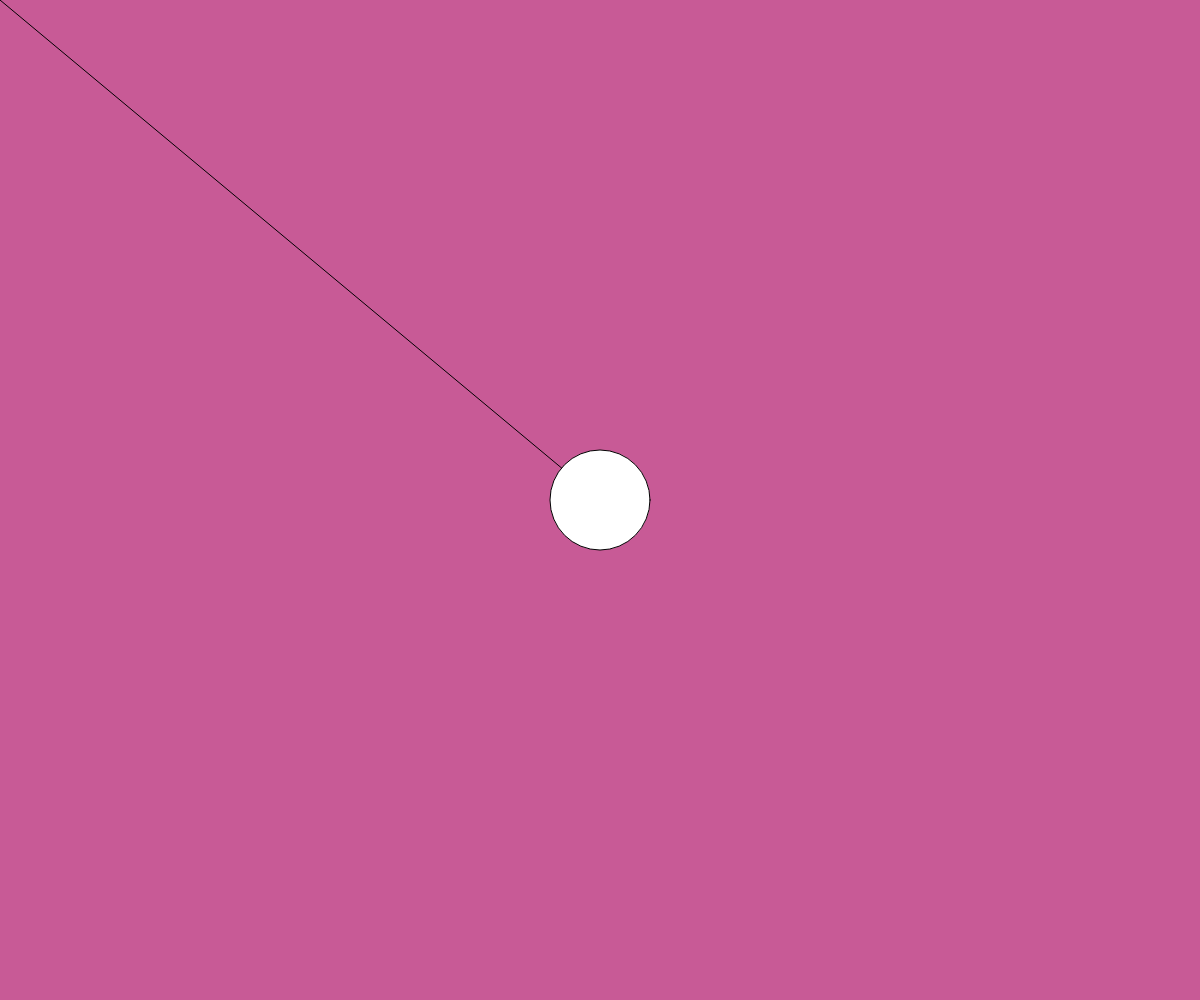
Frame 1 (no input)
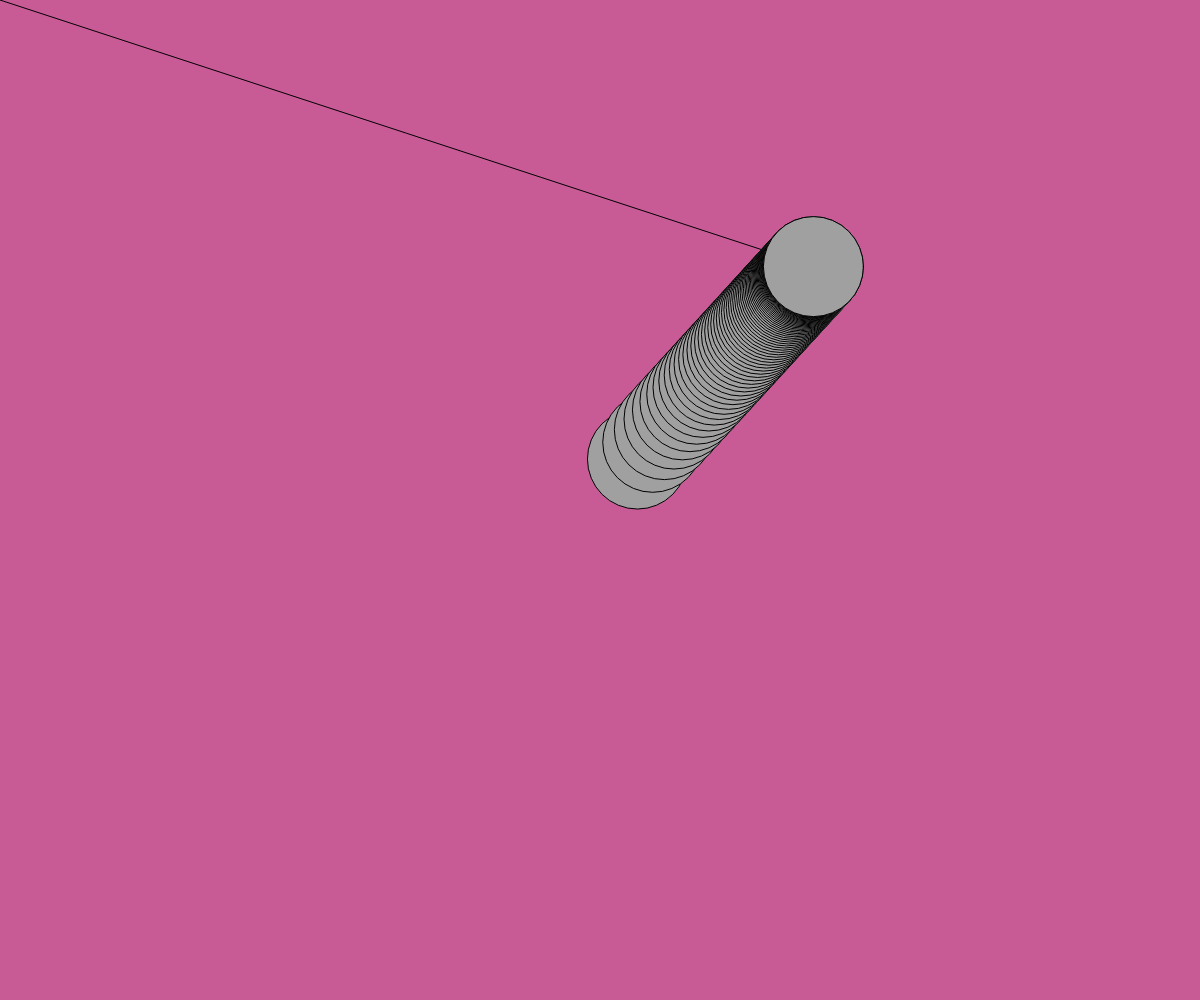
Frame 60 (no input)
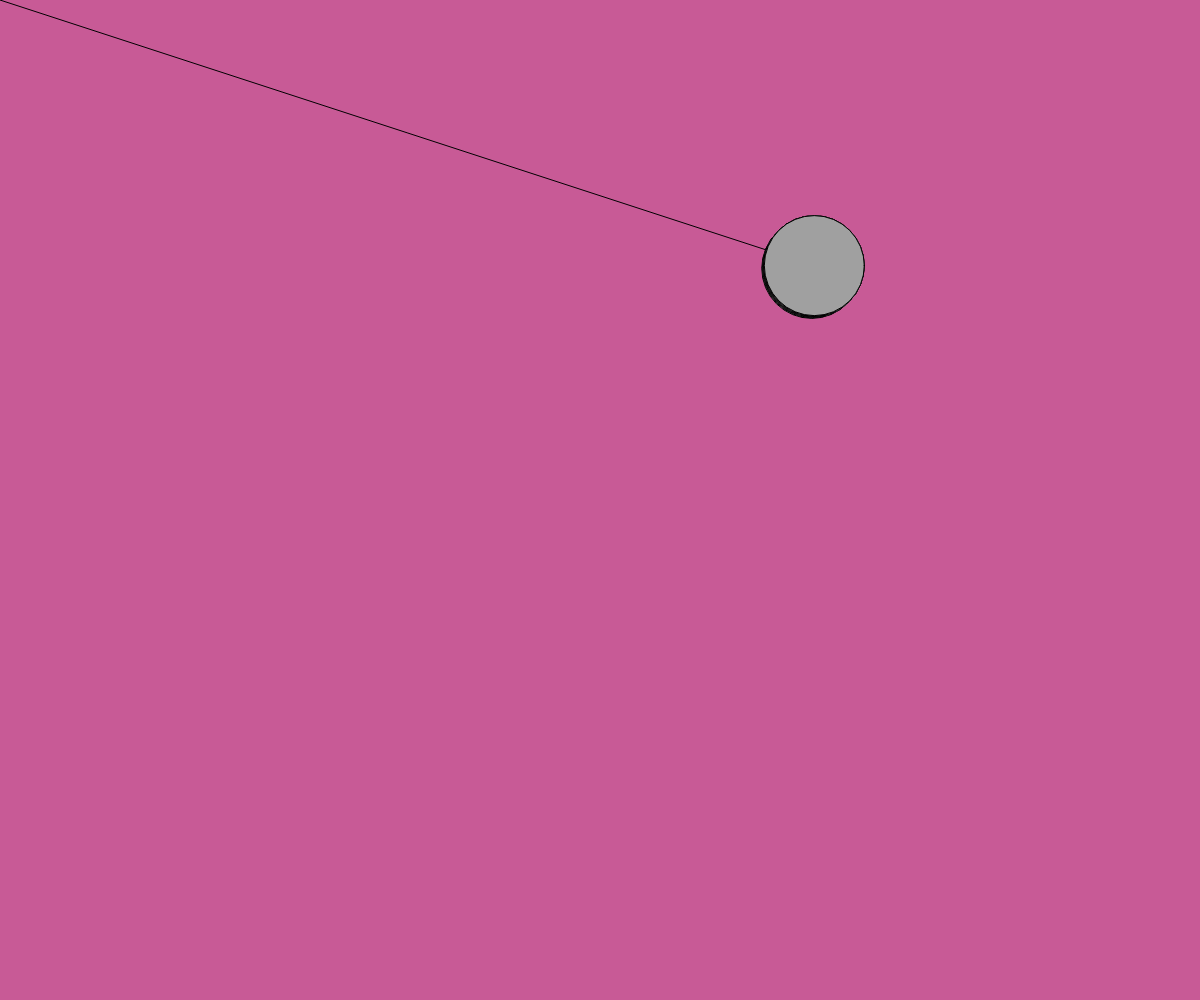
Frame 120 (the mouse pressed at the canvas centre since frame 60)

The p5.js sketch that drew these frames (run headless with seeded random() and noise() and a simulated clock; from frame 60 on, the mouse is pressed at the canvas centre):

// p5.js sketch
// ── sketch.js
// タカハトゲームのシミュレータ
const STEP = 65;
const R = 100;
const MAX_WAIT = 150;

let creature;

function setup() {
  createCanvas(windowWidth, windowHeight);
  creature = new Creature();
}

function draw() {
  background(200,90,150);
  creature.move();
  creature.draw();
}

// ── lib.js
function easing(x) {
  return sqrt(1 - (x - 1) ** 2);
}

class Creature {
  constructor() {
    // 画面中央
    this.p = createVector(windowWidth / 2, windowHeight / 2);
    this.path = [];
    this.wait = [];
  }
  move() {
    if (this.path.length > 0) {
      // １フレーム移動
      this.p = this.path.shift();
      this.wait.push(this.p);
    } else if (this.wait.length > 0) {
      // その場で待つ
      this.wait.shift();
    } else {
      // STEPフレームの移動を決める
      const x = random(R, windowWidth - R);
      const y = random(R, windowHeight - R);
      const q = createVector(x, y);
      for (let i = 1; i <= STEP; i++) {
        const x = i / STEP;
        this.path.push(p5.Vector.lerp(this.p, q, easing(x)));
      }
    }
  }
  draw() {
    line(0, 0, this.p.x, this.p.y);
    for (const w of this.wait) {
      circle(w.x, w.y, 100);
    }
    circle(this.p.x, this.p.y, 100);
    fill(160,160,160);
  }
}
